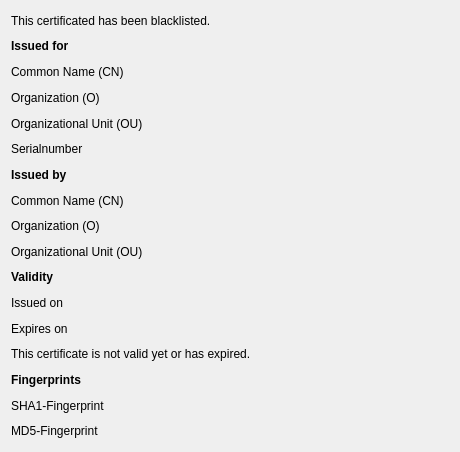
<?xml version="1.0" encoding="UTF-8"?>
<ui version="4.0">
 <class>E5SslInfoWidget</class>
 <widget class="QWidget" name="E5SslInfoWidget">
  <property name="geometry">
   <rect>
    <x>0</x>
    <y>0</y>
    <width>460</width>
    <height>452</height>
   </rect>
  </property>
  <layout class="QGridLayout" name="gridLayout">
   <item row="0" column="0" colspan="2">
    <widget class="QLabel" name="blacklistedLabel">
     <property name="text">
      <string>This certificated has been blacklisted.</string>
     </property>
    </widget>
   </item>
   <item row="1" column="0">
    <widget class="QLabel" name="label">
     <property name="text">
      <string>&lt;b&gt;Issued for&lt;/b&gt;</string>
     </property>
    </widget>
   </item>
   <item row="2" column="0">
    <widget class="QLabel" name="label_2">
     <property name="text">
      <string>Common Name (CN)</string>
     </property>
    </widget>
   </item>
   <item row="2" column="1">
    <widget class="QLabel" name="subjectCommonNameLabel">
     <property name="sizePolicy">
      <sizepolicy hsizetype="Expanding" vsizetype="Preferred">
       <horstretch>0</horstretch>
       <verstretch>0</verstretch>
      </sizepolicy>
     </property>
     <property name="text">
      <string/>
     </property>
    </widget>
   </item>
   <item row="3" column="0">
    <widget class="QLabel" name="label_3">
     <property name="text">
      <string>Organization (O)</string>
     </property>
    </widget>
   </item>
   <item row="3" column="1">
    <widget class="QLabel" name="subjectOrganizationLabel">
     <property name="sizePolicy">
      <sizepolicy hsizetype="Expanding" vsizetype="Preferred">
       <horstretch>0</horstretch>
       <verstretch>0</verstretch>
      </sizepolicy>
     </property>
     <property name="text">
      <string/>
     </property>
    </widget>
   </item>
   <item row="4" column="0">
    <widget class="QLabel" name="label_4">
     <property name="text">
      <string>Organizational Unit (OU)</string>
     </property>
    </widget>
   </item>
   <item row="4" column="1">
    <widget class="QLabel" name="subjectOrganizationalUnitLabel">
     <property name="sizePolicy">
      <sizepolicy hsizetype="Expanding" vsizetype="Preferred">
       <horstretch>0</horstretch>
       <verstretch>0</verstretch>
      </sizepolicy>
     </property>
     <property name="text">
      <string/>
     </property>
    </widget>
   </item>
   <item row="5" column="0">
    <widget class="QLabel" name="label_5">
     <property name="text">
      <string>Serialnumber</string>
     </property>
    </widget>
   </item>
   <item row="5" column="1">
    <widget class="QLabel" name="serialNumberLabel">
     <property name="sizePolicy">
      <sizepolicy hsizetype="Expanding" vsizetype="Preferred">
       <horstretch>0</horstretch>
       <verstretch>0</verstretch>
      </sizepolicy>
     </property>
     <property name="text">
      <string/>
     </property>
    </widget>
   </item>
   <item row="6" column="0">
    <widget class="QLabel" name="label_6">
     <property name="text">
      <string>&lt;b&gt;Issued by&lt;/b&gt;</string>
     </property>
    </widget>
   </item>
   <item row="7" column="0">
    <widget class="QLabel" name="label_9">
     <property name="text">
      <string>Common Name (CN)</string>
     </property>
    </widget>
   </item>
   <item row="7" column="1">
    <widget class="QLabel" name="issuerCommonNameLabel">
     <property name="sizePolicy">
      <sizepolicy hsizetype="Expanding" vsizetype="Preferred">
       <horstretch>0</horstretch>
       <verstretch>0</verstretch>
      </sizepolicy>
     </property>
     <property name="text">
      <string/>
     </property>
    </widget>
   </item>
   <item row="8" column="0">
    <widget class="QLabel" name="label_8">
     <property name="text">
      <string>Organization (O)</string>
     </property>
    </widget>
   </item>
   <item row="8" column="1">
    <widget class="QLabel" name="issuerOrganizationLabel">
     <property name="sizePolicy">
      <sizepolicy hsizetype="Expanding" vsizetype="Preferred">
       <horstretch>0</horstretch>
       <verstretch>0</verstretch>
      </sizepolicy>
     </property>
     <property name="text">
      <string/>
     </property>
    </widget>
   </item>
   <item row="9" column="0">
    <widget class="QLabel" name="label_7">
     <property name="text">
      <string>Organizational Unit (OU)</string>
     </property>
    </widget>
   </item>
   <item row="9" column="1">
    <widget class="QLabel" name="issuerOrganizationalUnitLabel">
     <property name="sizePolicy">
      <sizepolicy hsizetype="Expanding" vsizetype="Preferred">
       <horstretch>0</horstretch>
       <verstretch>0</verstretch>
      </sizepolicy>
     </property>
     <property name="text">
      <string/>
     </property>
    </widget>
   </item>
   <item row="10" column="0">
    <widget class="QLabel" name="label_10">
     <property name="text">
      <string>&lt;b&gt;Validity&lt;/b&gt;</string>
     </property>
    </widget>
   </item>
   <item row="11" column="0">
    <widget class="QLabel" name="label_11">
     <property name="text">
      <string>Issued on</string>
     </property>
    </widget>
   </item>
   <item row="11" column="1">
    <widget class="QLabel" name="effectiveLabel">
     <property name="sizePolicy">
      <sizepolicy hsizetype="Expanding" vsizetype="Preferred">
       <horstretch>0</horstretch>
       <verstretch>0</verstretch>
      </sizepolicy>
     </property>
     <property name="text">
      <string/>
     </property>
    </widget>
   </item>
   <item row="12" column="0">
    <widget class="QLabel" name="label_12">
     <property name="text">
      <string>Expires on</string>
     </property>
    </widget>
   </item>
   <item row="12" column="1">
    <widget class="QLabel" name="expiresLabel">
     <property name="sizePolicy">
      <sizepolicy hsizetype="Expanding" vsizetype="Preferred">
       <horstretch>0</horstretch>
       <verstretch>0</verstretch>
      </sizepolicy>
     </property>
     <property name="text">
      <string/>
     </property>
    </widget>
   </item>
   <item row="13" column="0" colspan="2">
    <widget class="QLabel" name="expiredLabel">
     <property name="text">
      <string>This certificate is not valid yet or has expired.</string>
     </property>
    </widget>
   </item>
   <item row="14" column="0">
    <widget class="QLabel" name="label_13">
     <property name="text">
      <string>&lt;b&gt;Fingerprints&lt;/b&gt;</string>
     </property>
    </widget>
   </item>
   <item row="15" column="0">
    <widget class="QLabel" name="label_14">
     <property name="text">
      <string>SHA1-Fingerprint</string>
     </property>
    </widget>
   </item>
   <item row="15" column="1">
    <widget class="QLabel" name="sha1Label">
     <property name="sizePolicy">
      <sizepolicy hsizetype="Expanding" vsizetype="Preferred">
       <horstretch>0</horstretch>
       <verstretch>0</verstretch>
      </sizepolicy>
     </property>
     <property name="text">
      <string/>
     </property>
    </widget>
   </item>
   <item row="16" column="0">
    <widget class="QLabel" name="label_15">
     <property name="text">
      <string>MD5-Fingerprint</string>
     </property>
    </widget>
   </item>
   <item row="16" column="1">
    <widget class="QLabel" name="md5Label">
     <property name="sizePolicy">
      <sizepolicy hsizetype="Expanding" vsizetype="Preferred">
       <horstretch>0</horstretch>
       <verstretch>0</verstretch>
      </sizepolicy>
     </property>
     <property name="text">
      <string/>
     </property>
    </widget>
   </item>
  </layout>
 </widget>
 <resources/>
 <connections/>
</ui>
